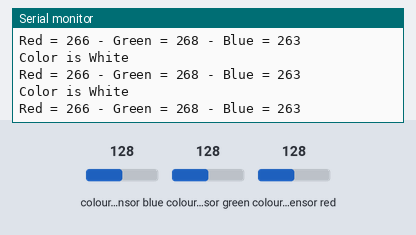
Recording of a sketch running on a simulated Arduino Mega 2560, built with avr-gcc and run on an emulated ATmega2560. On the bench: the last lines printed to the serial monitor. Wiring (inferred from the names in the program): TCS3200 colour sensor: output pin 34; S2 pin 25; S3 pin 23; S0 pin 29; S1 pin 27. The inputs (shaded band) are chosen by the test bench; at power-on: colour sensor blue 128, colour sensor green 128, colour sensor red 128.

Above: at 1.2 s.
1.3 s: colour sensor blue set to 5
At 2.3 s:
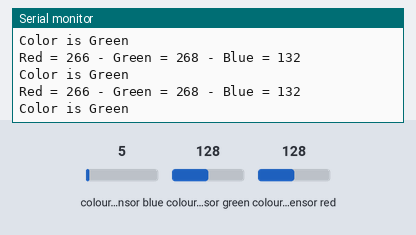
3.0 s: colour sensor green set to 5
At 3.9 s:
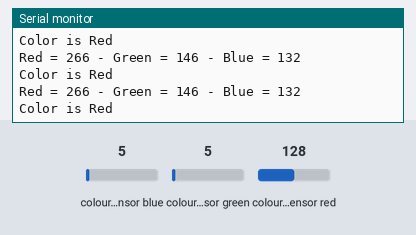
4.6 s: colour sensor blue set to 191
At 5.4 s:
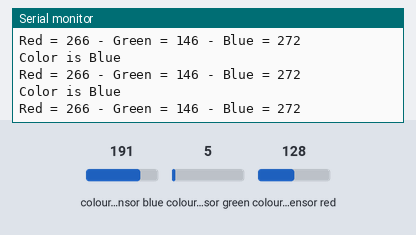
6.3 s: colour sensor green set to 64
At 7.0 s:
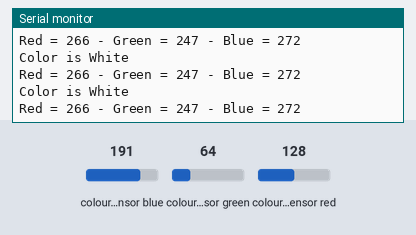
9.3 s: colour sensor red set to 5
At 10.4 s:
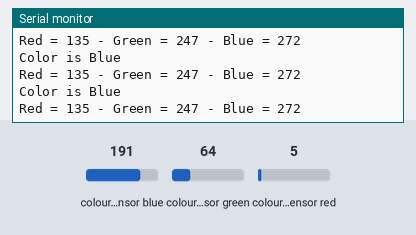
Timing chart, 0 to 11.8 s (numbered marks = the images above; inputs shaded):
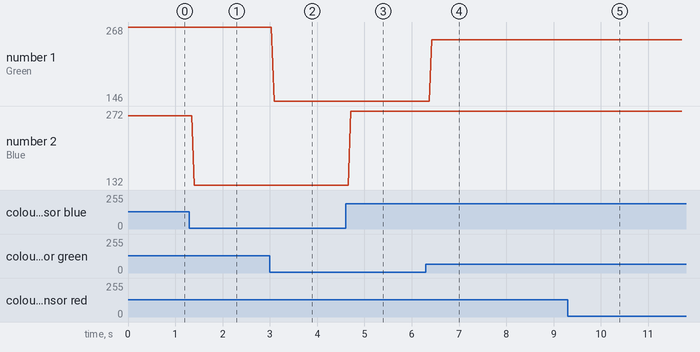

The sketch:

Colour_Sensor_Calibration.ino
```cpp
#include <Wire.h>
#include <Adafruit_GFX.h>
#include <Adafruit_SSD1306.h>

#define screen_width 128
#define screen_height 64
#define oled_reset -1
#define screen_address 0x3C

// #define S0 42
// #define S1 40
// #define S2 38
// #define S3 36
// #define sensorOut 32

#define S0 29
#define S1 27
#define S2 25
#define S3 23
#define sensorOut 34

int redMin = 54;
int redMax = 379;
int greenMin = 57;
int greenMax = 407;
int blueMin = 50;
int blueMax = 373;

// int redMin = 229;
// int redMax = 660;
// int greenMin = 271;
// int greenMax = 724;
// int blueMin = 270;
// int blueMax = 555;

// Variables for Color Pulse Width Measurements
int redPW = 0;
int greenPW = 0;
int bluePW = 0;

int redValue;
int greenValue;
int blueValue;

Adafruit_SSD1306 display(screen_width, screen_height, &Wire, oled_reset);

void display_line(String text, int column, int row, int text_size) {

  display.setTextSize(text_size);
  display.setTextColor(SSD1306_WHITE);
  display.setCursor(column, row);
  display.println(text);

  display.display();
}

void setup() {
  // Set pins 4 to 7 as outputs
  pinMode(S0, OUTPUT);
  pinMode(S1, OUTPUT);
  pinMode(S2, OUTPUT);
  pinMode(S3, OUTPUT);

  // Set Sensor output as input
  pinMode(sensorOut, INPUT);

  // Set Pulse Width scaling to 20%
  digitalWrite(S0, HIGH);
  digitalWrite(S1, LOW);

  // Setup Serial Monitor
  Serial.begin(9600);

  // if (!display.begin(SSD1306_SWITCHCAPVCC, screen_address)) {
  //   Serial.println(F("SSD1306 allocation failed"));
  //   while (true) {}
  // }

  // display.display();
  // delay(2000);

  // display.clearDisplay();
  // display_line("We are Groot", 0, 0,2);

  // Wire.begin();
}

void loop() {
  // Read Red Pulse Width
  redPW = getRedPW();
  redValue = map(redPW, redMin, redMax, 255, 0);
  // Delay to stabilize sensor
  //delay(200);

  // Read Green Pulse Width
  greenPW = getGreenPW();
  greenValue = map(greenPW, greenMin, greenMax, 255, 0);
  // Delay to stabilize sensor
  //delay(200);

  // Read Blue Pulse Width
  bluePW = getBluePW();
  blueValue = map(bluePW, blueMin, blueMax, 255, 0);
  // Delay to stabilize sensor
  //delay(200);

  // Print output to Serial Monitor
  Serial.print("Red = ");
  Serial.print(redValue);
  Serial.print(" - Green = ");
  Serial.print(greenValue);
  Serial.print(" - Blue = ");
  Serial.println(blueValue);

  // Determine the dominant color
  if (redValue > 230 && blueValue > 230 && greenValue > 230) {
    Serial.println("Color is White");
    // display.clearDisplay();
    // display_line("White", 0, 0,2);
  }
  else if(redValue < 100 && blueValue < 100 && greenValue < 100){
    Serial.println("Color is Black");
    // display.clearDisplay();
    // display_line("Black", 0, 0,2);
  }
  else {
    if (redValue > greenValue && redValue > blueValue) {
      Serial.println("Color is Red");
      // display.clearDisplay();
      // display_line("White", 0, 0,2);
    } else if (greenValue > redValue && greenValue > blueValue) {
      Serial.println("Color is Green");
      // display.clearDisplay();
      // display_line("Green", 0, 0,2);
    } else if (blueValue > greenValue && blueValue > redValue) {
      Serial.println("Color is Blue");
      // display.clearDisplay();
      // display_line("Blue", 0, 0,2);
    }
  }
}

// Function to read Red Pulse Widths
int getRedPW() {
  // Set sensor to read Red only
  digitalWrite(S2, LOW);
  digitalWrite(S3, LOW);

  // Read the output Pulse Width
  int PW = pulseIn(sensorOut, LOW);

  // Return the value
  return PW;
}

// Function to read Green Pulse Widths
int getGreenPW() {
  // Set sensor to read Green only
  digitalWrite(S2, HIGH);
  digitalWrite(S3, HIGH);

  // Read the output Pulse Width
  int PW = pulseIn(sensorOut, LOW);

  // Return the value
  return PW;
}

// Function to read Blue Pulse Widths
int getBluePW() {
  // Set sensor to read Blue only
  digitalWrite(S2, LOW);
  digitalWrite(S3, HIGH);

  // Read the output Pulse Width
  int PW = pulseIn(sensorOut, LOW);

  // Return the value
  return PW;
}
```

Measured:
- after the input at 1.3 s, the serial monitor: prints a new line after 0.11 s (image 1)
- after the input at 3.0 s, the serial monitor: prints a new line after 0.09 s (image 2)
- after the input at 4.6 s, the serial monitor: prints a new line after 0.11 s (image 3)
- after the input at 6.3 s, the serial monitor: prints a new line after 0.12 s (image 4)
- after the input at 9.3 s, the serial monitor: prints a new line after 0.10 s (image 5)
- plotted number 1: 268 → 146 after the input at 3.0 s, 146 → 247 after the input at 6.3 s
- plotted number 2: 263 → 132 after the input at 1.3 s, 132 → 272 after the input at 4.6 s
